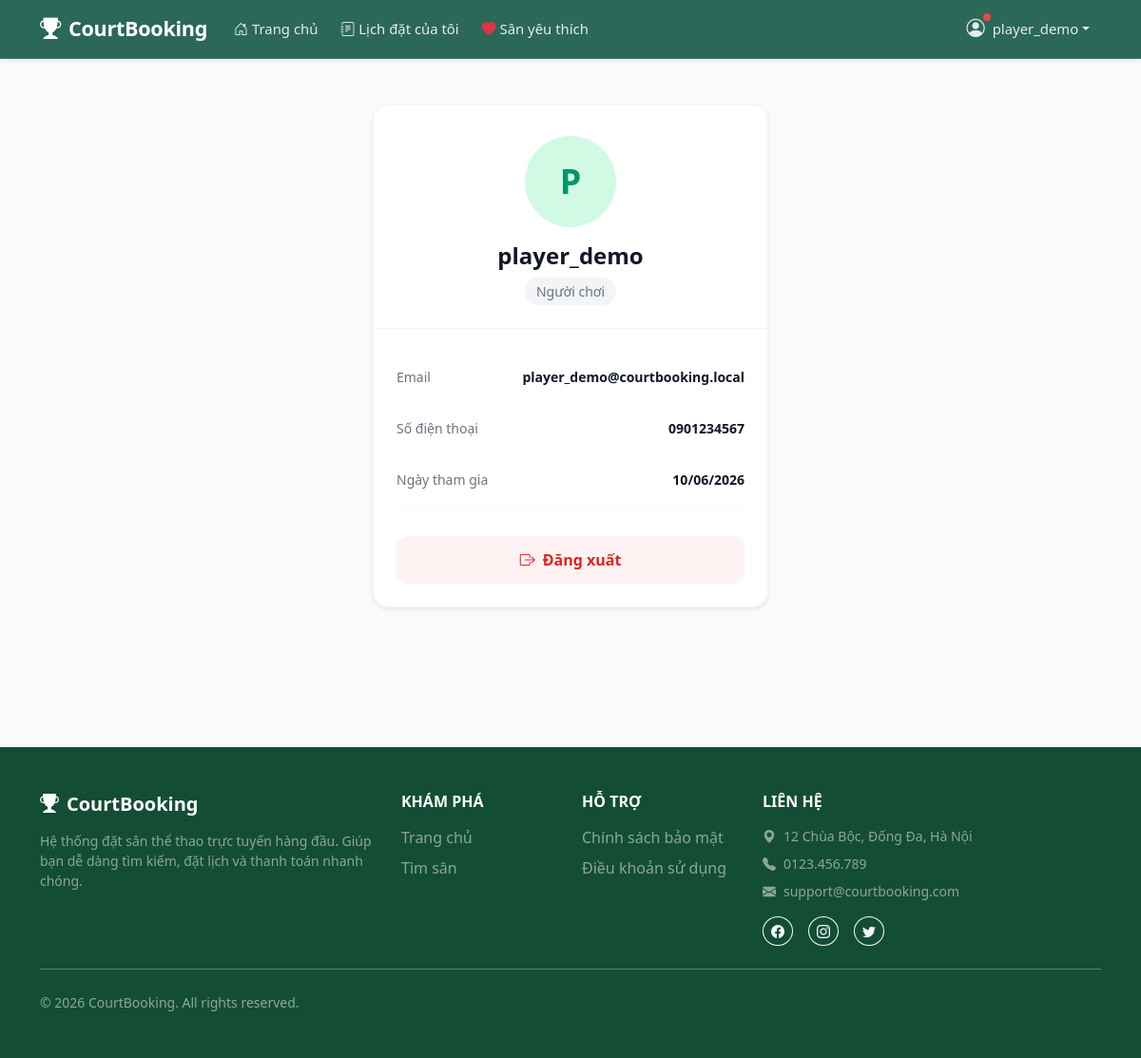
Screenshot of /accounts/profile/ (signed in) with the database file from the repository.
### accounts/models.py (models this page shows, shortened)
class User(AbstractUser):
    ROLE_CHOICES = [
        ('guest',  'Khách'),
        ('player', 'Người chơi'),
        ('owner',  'Chủ sân'),
        ('admin',  'Quản trị'),
    ]
    phone = models.CharField(max_length=15, blank=True)
    role  = models.CharField(max_length=10, choices=ROLE_CHOICES, default='player')

### accounts/views.py (the view)
# urls.py: path('profile/', views.profile_view, name='profile'),
@login_required
def profile_view(request):
    return render(request, 'accounts/profile.html')

### accounts/templates/accounts/profile.html (shortened to what this page needs)
{% extends 'base.html' %}
{% block content %}
<div style="background-color: #f9fafb; min-height: calc(100vh - 76px); padding-top: 3rem; padding-bottom: 5rem;">
    <div class="container" style="max-width: 448px; margin: 0 auto; padding-left: 1rem; padding-right: 1rem;">
        <div class="bg-white shadow-sm" style="border-radius: 1rem; border: 1px solid #f3f4f6; overflow: hidden;">
            <div class="d-flex flex-column align-items-center" style="padding-top: 2rem; padding-bottom: 1.5rem; border-bottom: 1px solid #f3f4f6;">
                <div class="mb-3 d-flex align-items-center justify-content-center fw-bold"
                     style="width: 6rem; height: 6rem; border-radius: 50%; background-color: #d1fae5; color: #059669; font-size: 2.25rem;">
                    {{ user.username|make_list|first|upper }}
                </div>
                <h2 class="fw-bold mb-0" style="font-size: 1.5rem; color: #111827;">{{ user.username }}</h2>
                <div class="mt-2 fw-medium" style="font-size: 0.875rem; color: #6b7280; background-color: #f3f4f6; padding: 0.25rem 0.75rem; border-radius: 9999px;">
                    {{ user.get_role_display }}
                </div>
            </div>
            <div style="padding: 1.5rem;">
                <div class="d-flex justify-content-between align-items-center" style="padding-top: 1rem; padding-bottom: 1rem; border-bottom: 1px solid #f9fafb;">
                    <span class="fw-medium" style="font-size: 0.875rem; color: #6b7280;">Email</span>
                    <span class="fw-semibold" style="font-size: 0.875rem; color: #111827;">{{ user.email|default:'—' }}</span>
                </div>
                <div class="d-flex justify-content-between align-items-center" style="padding-top: 1rem; padding-bottom: 1rem; border-bottom: 1px solid #f9fafb;">
                    <span class="fw-medium" style="font-size: 0.875rem; color: #6b7280;">Số điện thoại</span>
                    <span class="fw-semibold" style="font-size: 0.875rem; color: #111827;">{{ user.phone|default:'—' }}</span>
                </div>
                <div class="d-flex justify-content-between align-items-center" style="padding-top: 1rem; padding-bottom: 1rem; border-bottom: 1px solid #f9fafb;">
                    <span class="fw-medium" style="font-size: 0.875rem; color: #6b7280;">Ngày tham gia</span>
                    <span class="fw-semibold" style="font-size: 0.875rem; color: #111827;">{{ user.date_joined|date:"d/m/Y" }}</span>
                </div>
            </div>
            <div style="padding: 0.5rem 1.5rem 1.5rem 1.5rem;">
                <a href="{% url 'accounts:logout' %}"
                   class="btn w-100 d-flex justify-content-center align-items-center gap-2 fw-semibold"
                   style="background-color: #fef2f2; color: #dc2626; border-radius: 0.75rem; padding-top: 0.75rem; padding-bottom: 0.75rem; transition: background-color 0.2s;"
                   onmouseover="this.style.backgroundColor='#fee2e2'"
                   onmouseout="this.style.backgroundColor='#fef2f2'">
                    <i class="bi bi-box-arrow-right"></i> Đăng xuất
                </a>
            </div>
        </div>
    </div>
</div>
{% endblock %}

### templates/partials/header.html (shortened to what this page needs)
<nav class="navbar navbar-expand-lg navbar-dark shadow-sm sticky-top" style="background-color: rgba(6, 78, 59, 0.85) !important; backdrop-filter: blur(12px); -webkit-backdrop-filter: blur(12px); border-bottom: 1px solid rgba(255, 255, 255, 0.1);">
    <div class="container">
        <a class="navbar-brand fw-bold d-flex align-items-center" href="{% url 'courts:court_list' %}">
            <i class="bi bi-trophy-fill me-2" style="font-size: 1.4rem;"></i>
            CourtBooking
        </a>
        <div class="collapse navbar-collapse" id="navbarMain">
            <ul class="navbar-nav me-auto mb-2 mb-lg-0">
                <li class="nav-item">
                    <a class="nav-link {% if request.resolver_match.view_name == 'courts:court_list' %}active-link{% endif %}" href="{% url 'courts:court_list' %}">
                        <i class="bi bi-house-door me-1"></i>Trang chủ
                    </a>
                </li>
                {% if user.is_authenticated %}
                    {% if request.session.role == 'player' %}
                    <li class="nav-item">
                        <a class="nav-link {% if request.resolver_match.view_name == 'bookings:booking_list' %}active-link{% endif %}" href="{% url 'bookings:booking_list' %}">
                            <i class="bi bi-journal-text me-1"></i>Lịch đặt của tôi
                        </a>
                    </li>
                    <li class="nav-item">
                        <a class="nav-link {% if request.resolver_match.view_name == 'courts:favorite_list' %}active-link{% endif %}" href="{% url 'courts:favorite_list' %}">
                            <i class="bi bi-heart-fill me-1 text-danger"></i>Sân yêu thích
                        </a>
                    </li>
                    {% endif %}
                {% endif %}
            </ul>
            <ul class="navbar-nav ms-auto mb-2 mb-lg-0">
                {% if user.is_authenticated %}
                    <li class="nav-item dropdown">
                        <a class="nav-link dropdown-toggle d-flex align-items-center"
                           href="#" role="button"
                           data-bs-toggle="dropdown" aria-expanded="false">
                            <span class="position-relative d-inline-block me-1">
                                <i class="bi bi-person-circle" style="font-size: 1.2rem;"></i>
                                <span class="notify-dot"></span>
                            </span>
                            {{ user.username }}
                        </a>
                    </li>
                {% endif %}
            </ul>
        </div>
    </div>
</nav>

### static/css/style.css (style rules this page uses)
:root { --primary: #15803d; --primary-dark: #0f6030; --primary-light: #dcfce7; --primary-muted: rgba(21, 128, 61, 0.06); --text-muted: #6b7280; --border: #e5e7eb; --shadow-sm: 0 1px 3px rgba(0,0,0,.08), 0 1px 2px rgba(0,0,0,.05); --shadow-md: 0 4px 12px rgba(0,0,0,.12), 0 2px 6px rgba(0,0,0,.07); --shadow-hover: 0 8px 24px rgba(0,0,0,.14), 0 4px 8px rgba(0,0,0,.08); --radius-card: 14px; --radius-img: 12px 12px 0 0; }
.card, .btn, a { transition: all 0.2s ease; }
.navbar { background-color: var(--primary) !important; box-shadow: 0 2px 8px rgba(0,0,0,.15); }
.navbar-brand { font-size: 1.35rem; letter-spacing: -.3px; }
.navbar .nav-link { color: rgba(255,255,255,.88) !important; font-size: .93rem; padding-left: .75rem !important; padding-right: .75rem !important; }
html { scroll-behavior: smooth; }
body { animation: pageFadeIn 0.4s ease-out; }
.navbar { transition: box-shadow 0.25s ease !important; }
.btn { transition: transform 0.15s ease, box-shadow 0.15s ease, background-color 0.2s ease, border-color 0.2s ease !important; }
.notify-dot { position: absolute; top: -2px; right: -2px; width: 8px; height: 8px; background-color: #ef4444; border-radius: 50%; animation: pulseDot 2s cubic-bezier(0.4, 0, 0.6, 1) infinite; }
.navbar-nav .nav-link { position: relative; transition: all 0.3s ease-in-out !important; display: inline-flex !important; align-items: center; }
.navbar-nav .nav-link i { margin-right: 0.25rem !important; transition: margin-right 0.3s ease-in-out !important; }

### rows the page displays
User: username "player_demo", username|make_list "P", role "Người chơi", email "player_demo@courtbooking.local", phone "0901234567", date_joined "10/06/2026"
